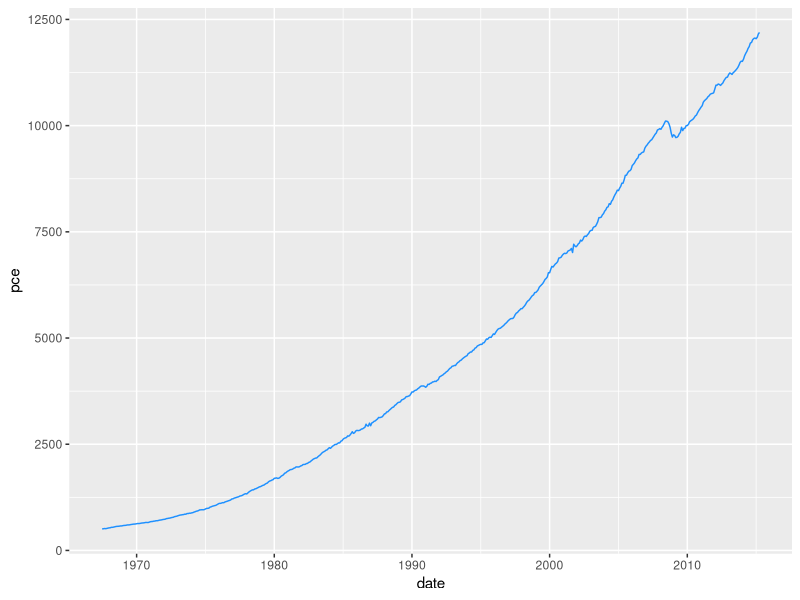
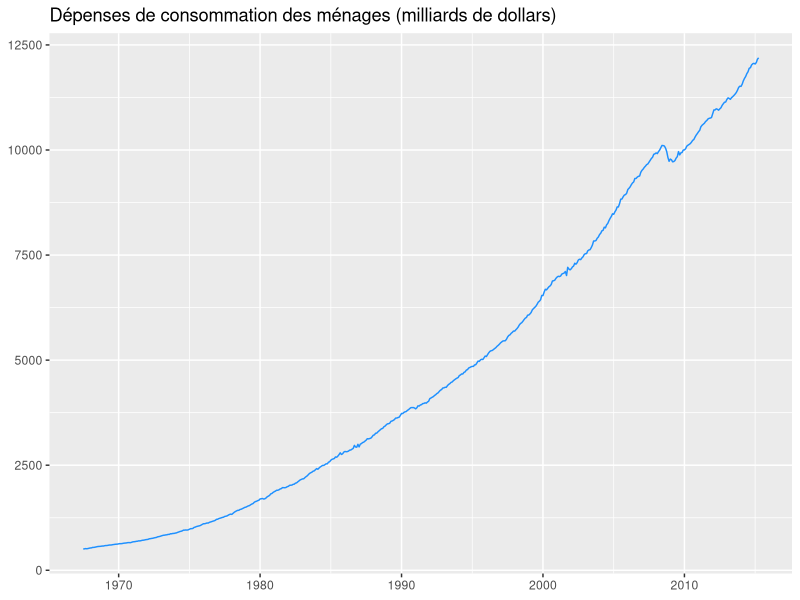
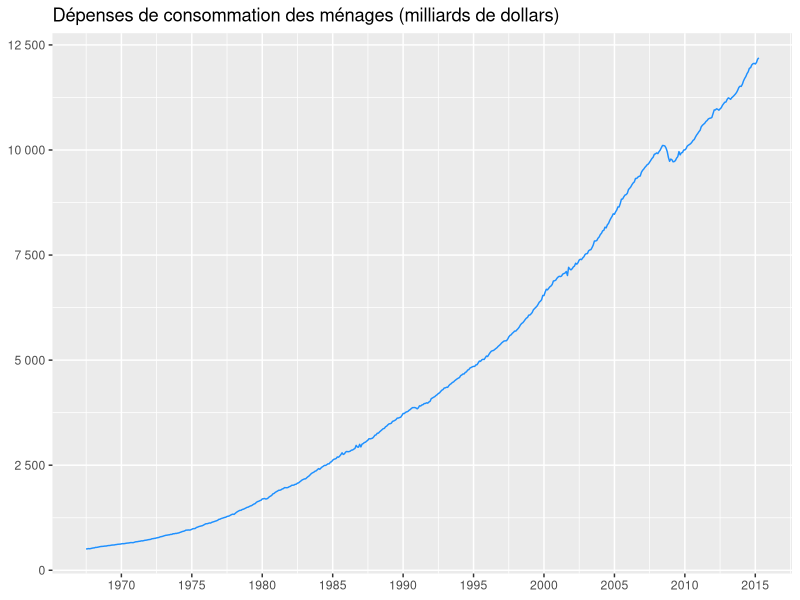
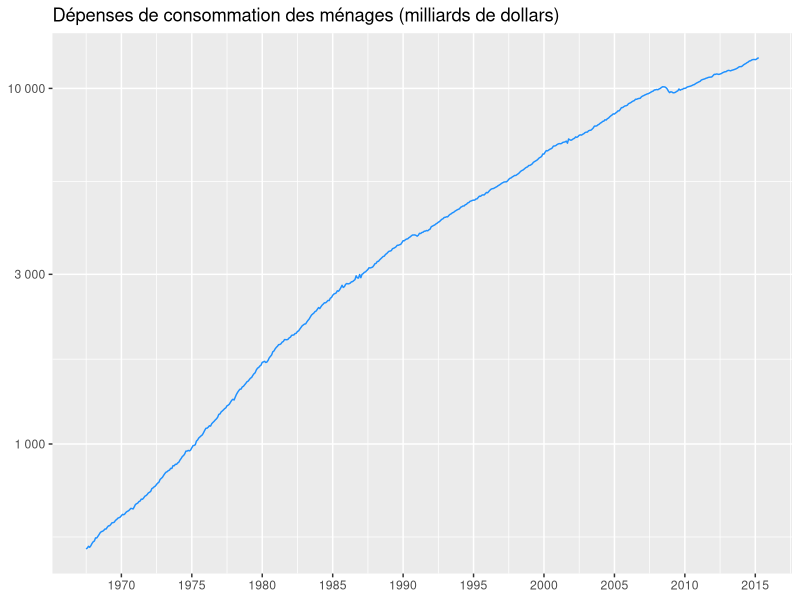
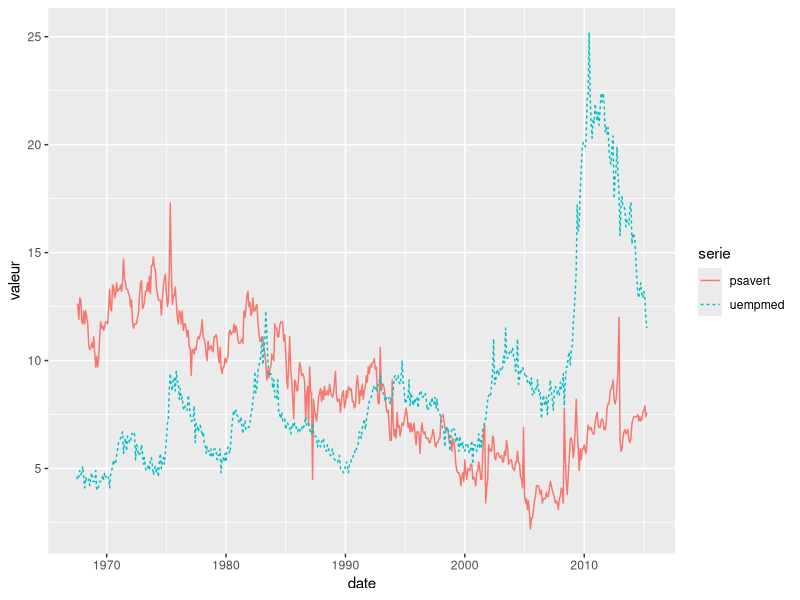
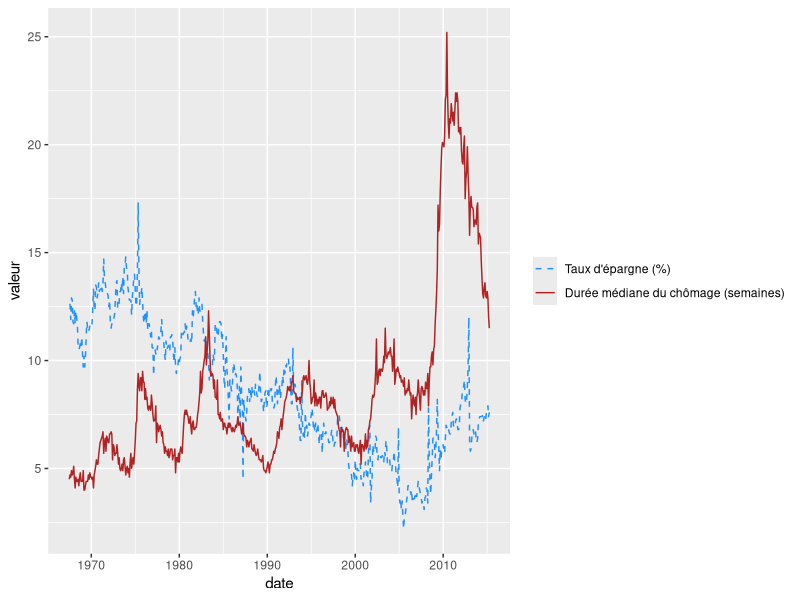
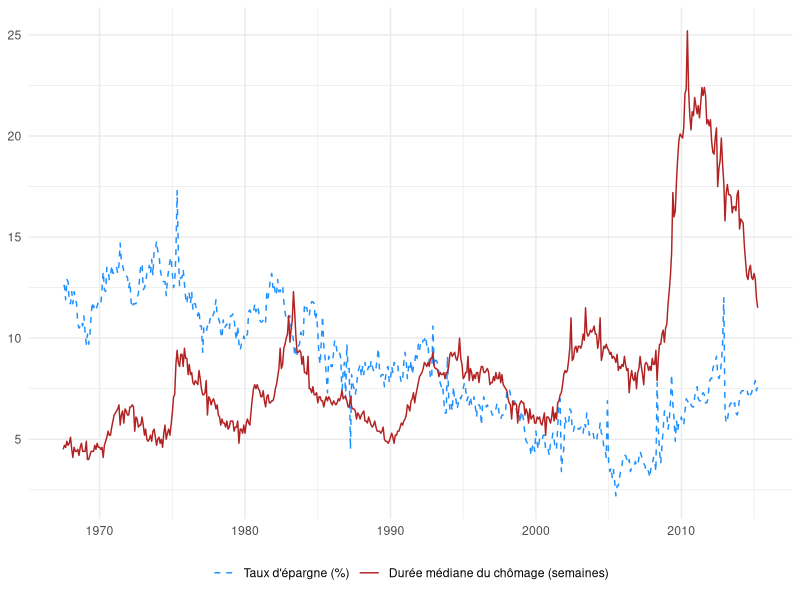
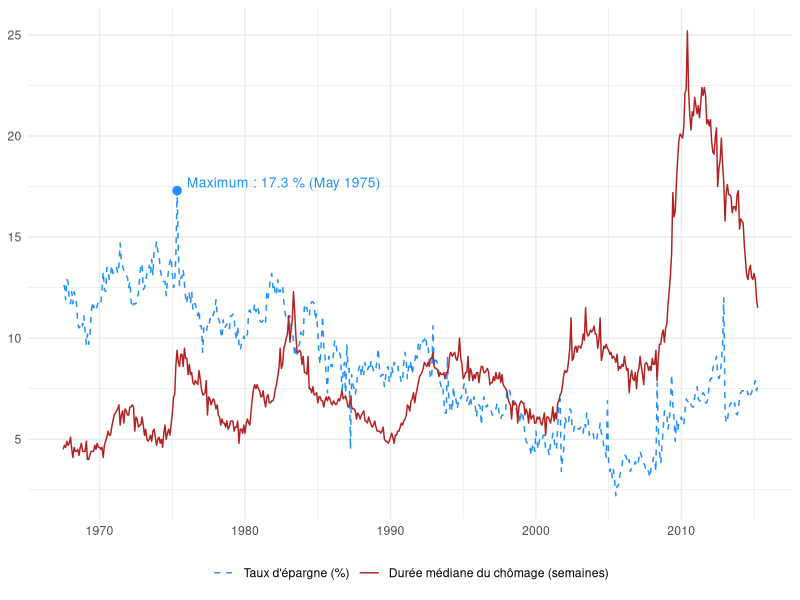

R code for these plots, in order:
## ---- chunk 1
knitr::opts_chunk$set(echo = TRUE)
library(tidyverse)
library(patchwork)
Sys.setlocale("LC_TIME", "fr_FR.UTF-8")
## ---- chunk 2
p_1 <- ggplot(economics, aes(x = date, y = pce)) +
  geom_line(colour = "dodgerblue", linewidth = 0.5)
p_1
## ---- chunk 3
p_1 <- p_1 +
  labs(title = "Dépenses de consommation des ménages (milliards de dollars)",
       x = NULL, y = NULL)
p_1
## ---- chunk 4
p_1 <- p_1 +
  scale_x_date(date_breaks = "5 years", date_labels = "%Y") +
  scale_y_continuous(labels = scales::label_number(big.mark = " "))
p_1
## ---- chunk 5
p_1 +
  scale_y_log10(labels = scales::label_number(big.mark = " "))
## ---- chunk 6
df <- economics |>
  select(date, psavert, uempmed) |>
  pivot_longer(c(psavert, uempmed), names_to = "serie", values_to = "valeur")
df
## ---- chunk 7
ggplot(df, aes(x = date, y = valeur, colour = serie, linetype = serie)) +
  geom_line()
## ---- chunk 8
etiquettes <- c(psavert = "Taux d'épargne (%)",
                uempmed = "Durée médiane du chômage (semaines)")

p_2 <- ggplot(df, aes(x = date, y = valeur, colour = serie, linetype = serie)) +
  geom_line() +
  scale_colour_manual(values = c(psavert = "dodgerblue", uempmed = "firebrick"),
                      labels = etiquettes, name = NULL) +
  scale_linetype_manual(values = c(psavert = "dashed", uempmed = "solid"),
                        labels = etiquettes, name = NULL)
p_2
## ---- chunk 9
p_2 <- p_2 +
  labs(x = NULL, y = NULL) +
  theme_minimal() +
  theme(legend.position = "bottom")
p_2
## ---- chunk 10
max_epargne <- economics |> slice_max(psavert, n = 1)
max_epargne

p_3 <- p_2 +
  annotate("point", x = max_epargne$date, y = max_epargne$psavert,
           colour = "dodgerblue", size = 2.5) +
  annotate("text", x = max_epargne$date, y = max_epargne$psavert,
           label = paste0("Maximum : ", max_epargne$psavert, " % (",
                          format(max_epargne$date, "%B %Y"), ")"),
           hjust = -0.05, vjust = -0.3, size = 3.5, colour = "dodgerblue")
p_3
## ---- chunk 11
recessions <- tibble(
  debut = as.Date(c("1969-12-01", "1973-11-01", "1980-01-01", "1981-07-01",
                    "1990-07-01", "2001-03-01", "2007-12-01")),
  fin   = as.Date(c("1970-11-01", "1975-03-01", "1980-07-01", "1982-11-01",
                    "1991-03-01", "2001-11-01", "2009-06-01")))

# Les bandes sont ajoutées en première couche pour être sous les courbes
p_3$layers <- c(
  geom_rect(data = recessions,
            aes(xmin = debut, xmax = fin, ymin = -Inf, ymax = Inf),
            inherit.aes = FALSE, fill = "grey80", alpha = 0.6),
  p_3$layers
)
p_3
## ---- chunk 12
eco_long <- economics |>
  pivot_longer(-date, names_to = "serie", values_to = "valeur")

ggplot(eco_long, aes(x = date, y = valeur)) +
  geom_line() +
  facet_wrap(vars(serie)) +
  labs(x = NULL, y = NULL, title = "Échelles communes")

ggplot(eco_long, aes(x = date, y = valeur)) +
  geom_line() +
  facet_wrap(vars(serie), scales = "free_y") +
  labs(x = NULL, y = NULL, title = "Échelles libres (free_y)")
## ---- chunk 13
noms_series <- c(
  pce      = "Dépenses de consommation (milliards de dollars)",
  pop      = "Population (milliers)",
  psavert  = "Taux d'épargne (%)",
  uempmed  = "Durée médiane du chômage (semaines)",
  unemploy = "Nombre de chômeurs (milliers)"
)

ggplot(eco_long, aes(x = date, y = valeur)) +
  geom_line() +
  facet_wrap(vars(serie), ncol = 1, scales = "free_y",
             labeller = as_labeller(noms_series)) +
  labs(x = NULL, y = NULL)
## ---- chunk 14
economics <- economics |>
  mutate(u_rate  = unemploy / pop,
         var_1an = 100 * (u_rate - lag(u_rate, 12)))
## ---- chunk 15
p_var <- economics |>
  filter(!is.na(var_1an)) |>
  ggplot(aes(x = date, y = var_1an, fill = var_1an > 0)) +
  geom_col() +
  scale_fill_manual(values = c(`TRUE` = "firebrick", `FALSE` = "seagreen"),
                    guide = "none") +
  labs(x = NULL,
       y = "Variation sur un an (points de %)",
       title = "Variation sur un an du taux de chômage (approximation)")
p_var
## ---- chunk 16
limites <- as.Date(c("2007-01-01", "2012-12-31"))

p_var + coord_cartesian(xlim = limites) +
  labs(subtitle = "Zoom avec coord_cartesian()")

p_var + scale_x_date(limits = limites) +
  labs(subtitle = "Zoom avec scale_x_date(limits = …)")
## ---- chunk 17
dir.create("sorties", showWarnings = FALSE)

ggsave("sorties/p_3.pdf", p_3, width = 18, height = 10, units = "cm")
ggsave("sorties/p_3.png", p_3, width = 16, height = 9, units = "cm", dpi = 300)
ggsave("sorties/p_3_grand.png", p_3, width = 32, height = 18, units = "cm", dpi = 300)

list.files("sorties")
## ---- chunk 18
ble <- read_delim("data/ble_anova2.csv", delim = ";", show_col_types = FALSE) |>
  mutate(variete = factor(variete),
         phyto   = factor(phyto))
ble

count(ble, variete, phyto)
## ---- chunk 19
ggplot(ble, aes(x = fct_reorder(variete, rdt, .fun = median), y = rdt)) +
  geom_boxplot(outlier.shape = NA) +
  geom_jitter(width = 0.15, alpha = 0.5) +
  labs(x = "Variété", y = "Rendement (kg/ha)")
## ---- chunk 20
ggplot(ble, aes(x = variete, y = rdt, fill = phyto)) +
  geom_boxplot(outlier.shape = NA) +
  geom_point(position = position_jitterdodge(jitter.width = 0.15),
             alpha = 0.6) +
  labs(x = "Variété", y = "Rendement (kg/ha)", fill = "Traitement")
## ---- chunk 21
ggplot(ble, aes(x = phyto, y = rdt, fill = phyto)) +
  geom_boxplot(outlier.shape = NA, show.legend = FALSE) +
  geom_jitter(width = 0.15, alpha = 0.6) +
  facet_wrap(vars(variete), nrow = 1) +
  labs(x = "Traitement", y = "Rendement (kg/ha)")
## ---- chunk 22
resume_ble <- ble |>
  group_by(variete, phyto) |>
  summarise(moyenne    = mean(rdt),
            ecart_type = sd(rdt),
            n          = n(),
            .groups    = "drop") |>
  mutate(demi_ic = qt(0.975, df = n - 1) * ecart_type / sqrt(n),
         ic_bas  = moyenne - demi_ic,
         ic_haut = moyenne + demi_ic)
resume_ble
## ---- chunk 23
decalage <- position_dodge(width = 0.4)

ggplot(resume_ble, aes(x = variete, y = moyenne, colour = phyto)) +
  geom_pointrange(aes(ymin = ic_bas, ymax = ic_haut), position = decalage) +
  labs(x = "Variété", y = "Rendement moyen (kg/ha)", colour = "Traitement",
       title = "Rendement moyen et intervalle de confiance à 95 %")
## ---- chunk 24
ggplot(ble, aes(x = variete, y = rdt, colour = phyto)) +
  stat_summary(fun.data = mean_cl_normal, geom = "pointrange",
               position = decalage) +
  labs(x = "Variété", y = "Rendement moyen (kg/ha)", colour = "Traitement",
       title = "Même graphique avec stat_summary(fun.data = mean_cl_normal)")

# Vérification numérique : mean_cl_normal() utilise aussi la loi de Student
verif <- ble |>
  group_by(variete, phyto) |>
  summarise(Hmisc::smean.cl.normal(rdt) |> as.list() |> as_tibble(),
            .groups = "drop") |>
  left_join(resume_ble, by = c("variete", "phyto"))

all.equal(verif$Lower, verif$ic_bas)
all.equal(verif$Upper, verif$ic_haut)
## ---- chunk 25
p_inter_1 <- ggplot(resume_ble, aes(x = variete, y = moyenne, colour = phyto)) +
  geom_line(aes(group = phyto)) +
  geom_point() +
  labs(x = "Variété", y = "Rendement moyen (kg/ha)", colour = "Traitement")

p_inter_2 <- ggplot(resume_ble, aes(x = phyto, y = moyenne, colour = variete)) +
  geom_line(aes(group = variete)) +
  geom_point() +
  labs(x = "Traitement", y = "Rendement moyen (kg/ha)", colour = "Variété")

p_inter_1 + p_inter_2
## ---- chunk 26
moy_variete <- ble |>
  group_by(variete) |>
  summarise(moyenne = mean(rdt))

p_barres <- ggplot(moy_variete, aes(x = variete, y = moyenne)) +
  geom_col(fill = "steelblue") +
  labs(x = "Variété", y = "Rendement moyen (kg/ha)")
p_barres
## ---- chunk 27
p_barres + coord_cartesian(ylim = c(5400, 5800))

ecart_v4_v3 <- moy_variete |>
  summarise(ecart_pct = 100 * (moyenne[variete == "V4"] / moyenne[variete == "V3"] - 1))
ecart_v4_v3
## ---- chunk 28
ggplot(ble, aes(x = fct_reorder(variete, rdt), y = rdt)) +
  geom_jitter(width = 0.1, alpha = 0.3, colour = "grey40") +
  stat_summary(fun.data = mean_cl_normal, colour = "firebrick", size = 0.6) +
  labs(x = "Variété", y = "Rendement (kg/ha)",
       title = "V4 produit environ 5 % de plus que V3",
       subtitle = "Parcelles (gris) et moyenne avec intervalle de confiance à 95 % (rouge)")
